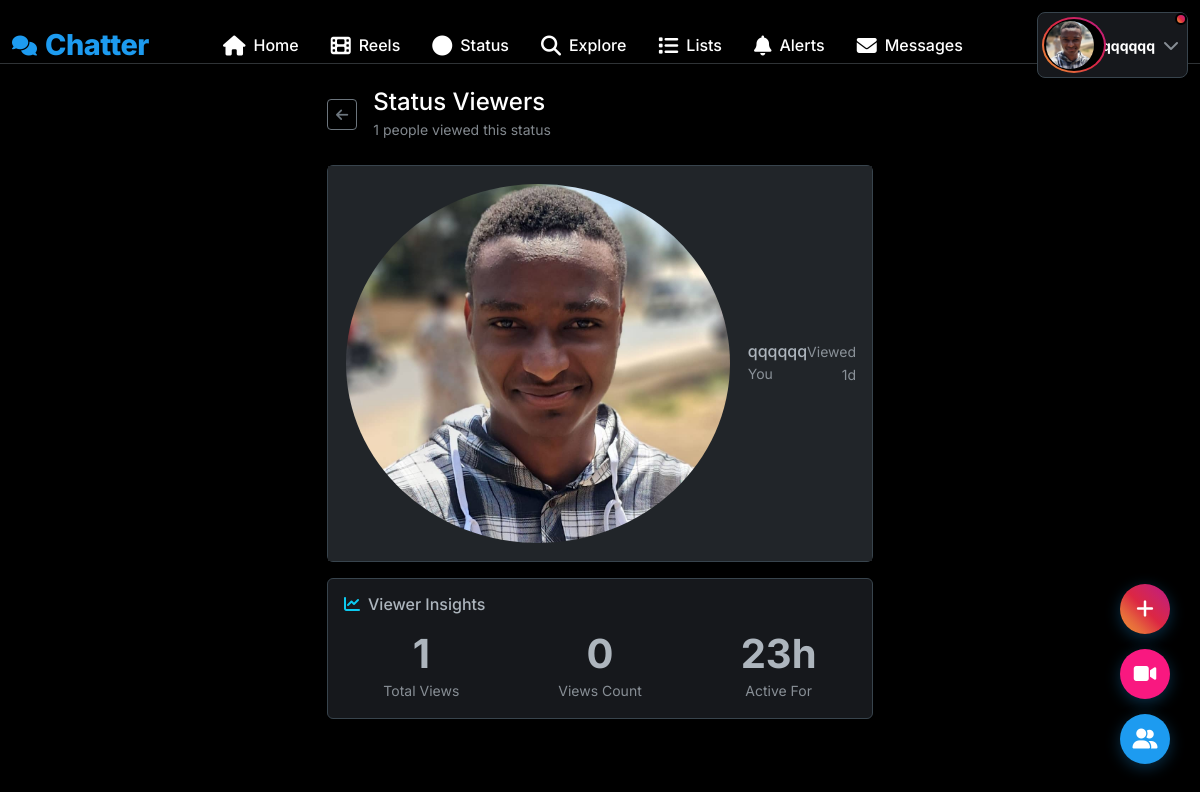
The app's page /status/1/viewers (signed in) with its own data.
### app.py (models this page shows, shortened)
class User(UserMixin, db.Model):
    id = db.Column(db.Integer, primary_key=True)
    username = db.Column(db.String(80), unique=True, nullable=False, index=True)
    email = db.Column(db.String(120), unique=True, nullable=False, index=True)
    password_hash = db.Column(db.String(200), nullable=False)
    bio = db.Column(db.String(500))
    location = db.Column(db.String(100))
    website = db.Column(db.String(200))
    profile_picture = db.Column(db.String(200), default='default.jpg')
    cover_picture = db.Column(db.String(200), default='default_cover.jpg')
    is_admin = db.Column(db.Boolean, default=False)
    created_at = db.Column(db.DateTime, default=datetime.utcnow)
    is_online = db.Column(db.Boolean, default=False)
    last_seen = db.Column(db.DateTime, default=datetime.utcnow)
    is_verified = db.Column(db.Boolean, default=False)
    posts = db.relationship('Post', backref='author', lazy='dynamic', cascade='all, delete-orphan')
    likes = db.relationship('Like', backref='user', lazy='dynamic', cascade='all, delete-orphan')
    comments = db.relationship('Comment', backref='author', lazy='dynamic', cascade='all, delete-orphan')
    notifications = db.relationship('Notification', backref='user', lazy='dynamic', cascade='all, delete-orphan')
    sent_messages = db.relationship('Message', foreign_keys='Message.sender_id', backref='sender', lazy='dynamic')
    received_messages = db.relationship('Message', foreign_keys='Message.receiver_id', backref='receiver', lazy='dynamic')
    bookmarks = db.relationship('Bookmark', backref='user', lazy='dynamic', cascade='all, delete-orphan')
    reports_made = db.relationship('Report', foreign_keys='Report.reporter_id', backref='reporter', lazy='dynamic')
    reports_received = db.relationship('Report', foreign_keys='Report.reported_id', backref='reported', lazy='dynamic')
    pinned_posts = db.relationship('PinnedPost', backref='user', lazy='dynamic', cascade='all, delete-orphan')
    created_lists = db.relationship('UserList', backref='creator', lazy='dynamic', cascade='all, delete-orphan')
    list_subscriptions = db.relationship('ListSubscriber', backref='subscriber', lazy='dynamic', cascade='all, delete-orphan')
    list_memberships = db.relationship('ListMember', backref='member', lazy='dynamic', cascade='all, delete-orphan')
    reels = db.relationship('Reel', backref='user', lazy='dynamic', cascade='all, delete-orphan')
    reel_likes = db.relationship('ReelLike', backref='liker', lazy='dynamic', cascade='all, delete-orphan')
    reel_comments = db.relationship('ReelComment', backref='author', lazy='dynamic', cascade='all, delete-orphan')
    reel_views = db.relationship('ReelView', backref='viewer', lazy='dynamic', cascade='all, delete-orphan')
    statuses = db.relationship('Status', backref='user', lazy='dynamic', cascade='all, delete-orphan')
    status_views = db.relationship('StatusView', backref='viewer', lazy='dynamic', cascade='all, delete-orphan')
    followed = db.relationship(
        'User', secondary=followers,
        primaryjoin=(followers.c.follower_id == id),
        secondaryjoin=(followers.c.followed_id == id),
        backref=db.backref('followers', lazy='dynamic'), lazy='dynamic')
    blocked = db.relationship(
        'User', secondary=blocked_users,
        primaryjoin=(blocked_users.c.blocker_id == id),
        secondaryjoin=(blocked_users.c.blocked_id == id),
        backref=db.backref('blocked_by', lazy='dynamic'), lazy='dynamic')
    def get_unread_message_count(self):
        return Message.query.filter_by(receiver_id=self.id, is_read=False).count()
    def get_unread_notification_count(self):
        return Notification.query.filter_by(user_id=self.id, is_read=False).count()

class StatusView(db.Model):
    id = db.Column(db.Integer, primary_key=True)
    user_id = db.Column(db.Integer, db.ForeignKey('user.id'), nullable=False)
    status_id = db.Column(db.Integer, db.ForeignKey('status.id'), nullable=False)
    viewed_at = db.Column(db.DateTime, default=datetime.utcnow)
    __table_args__ = (db.UniqueConstraint('user_id', 'status_id', name='unique_status_view'),)

class Status(db.Model):
    id = db.Column(db.Integer, primary_key=True)
    user_id = db.Column(db.Integer, db.ForeignKey('user.id'), nullable=False)
    media_type = db.Column(db.String(10), nullable=False)
    media_url = db.Column(db.String(500))
    text = db.Column(db.Text)
    background_color = db.Column(db.String(20))
    text_color = db.Column(db.String(20))
    font_size = db.Column(db.Integer, default=24)
    expires_at = db.Column(db.DateTime, nullable=False)
    created_at = db.Column(db.DateTime, default=datetime.utcnow)
    views_count = db.Column(db.Integer, default=0)
    views = db.relationship('StatusView', backref='status', lazy='dynamic', cascade='all, delete-orphan')

### app.py (the view)
@app.route('/status/<int:status_id>/viewers')
@login_required
def status_viewers(status_id):
    status = Status.query.get_or_404(status_id)
    if status.user_id != current_user.id:
        flash('You can only see viewers of your own status.', 'danger')
        return redirect(url_for('feed'))
    viewers = User.query.join(StatusView).filter(
        StatusView.status_id == status_id
    ).order_by(StatusView.viewed_at.desc()).all()
    return render_template('status/viewers.html', status=status, viewers=viewers)

### templates/status/viewers.html (shortened to what this page needs)
{% extends "base.html" %}
{% block content %}
<div class="container py-4">
    <div class="row justify-content-center">
        <div class="col-md-8 col-lg-6">
            <div class="d-flex align-items-center mb-4">
                <a href="javascript:history.back()" class="btn btn-sm btn-outline-secondary me-3">
                    <i class="fas fa-arrow-left"></i>
                </a>
                <div>
                    <h4 class="mb-0">Status Viewers</h4>
                    <small class="text-muted">{{ viewers|length }} people viewed this status</small>
                </div>
            </div>
            <div class="card glass-effect">
                <div class="card-body p-0">
                    {% if viewers and viewers|length > 0 %}
                    <div class="list-group list-group-flush">
                        {% for viewer in viewers %}
                        <div class="list-group-item d-flex align-items-center p-3">
                            <div class="position-relative me-3">
                                <img src="{{ get_user_avatar_url(viewer) }}"
                                     class="avatar"
                                     onerror="this.src='https://ui-avatars.com/api/?name={{ viewer.username }}&background=1d9bf0&color=fff'">
                            </div>
                            <div class="flex-grow-1">
                                <div class="d-flex justify-content-between align-items-center">
                                    <div>
                                        <h6 class="mb-0">{{ viewer.username }}</h6>
                                        <small class="text-muted">
                                            {% if viewer == current_user %}
                                            You
                                            {% else %}
                                            {{ viewer.followers.count() }} followers
                                            {% endif %}
                                        </small>
                                    </div>
                                    <div class="text-end">
                                        <small class="text-muted d-block">Viewed</small>
                                        <small class="text-muted">
                                            {% if viewer.status_views.first() %}
                                            {{ viewer.status_views.first().viewed_at|time_ago }}
                                            {% endif %}
                                        </small>
                                    </div>
                                </div>
                            </div>
                        </div>
                        {% endfor %}
                    </div>
                    {% endif %}
                </div>
            </div>
            <div class="card glass-effect mt-3">
                <div class="card-body">
                    <h6 class="mb-3"><i class="fas fa-chart-line me-2 text-info"></i>Viewer Insights</h6>
                    <div class="row text-center">
                        <div class="col-4">
                            <div class="display-6 fw-bold">{{ viewers|length }}</div>
                            <small class="text-muted">Total Views</small>
                        </div>
                        <div class="col-4">
                            <div class="display-6 fw-bold">{{ status.views_count }}</div>
                            <small class="text-muted">Views Count</small>
                        </div>
                        <div class="col-4">
                            <div class="display-6 fw-bold">
                                {% if status.created_at %}
                                {{ (datetime.utcnow() - status.created_at).seconds // 3600 }}h
                                {% else %}
                                0h
                                {% endif %}
                            </div>
                            <small class="text-muted">Active For</small>
                        </div>
                    </div>
                </div>
            </div>
        </div>
    </div>
</div>
{% endblock %}

### templates/base.html (shortened to what this page needs)
<!DOCTYPE html>
<html lang="en" data-bs-theme="dark">
<head>
    <link href="https://cdn.jsdelivr.net/npm/bootstrap@5.3.0/dist/css/bootstrap.min.css" rel="stylesheet">
    <link href="https://cdnjs.cloudflare.com/ajax/libs/font-awesome/6.4.0/css/all.min.css" rel="stylesheet">
</head>
<body>
    <nav class="top-nav">
        <div class="container-fluid">
            <div class="row align-items-center">
                <div class="col">
                    <div class="d-flex align-items-center justify-content-between">
                        <a href="{{ url_for('feed') if current_user.is_authenticated else url_for('login') }}" class="text-decoration-none">
                            <div class="d-flex align-items-center">
                                <i class="fas fa-comments fa-lg me-2" style="color: var(--primary-color);"></i>
                                <span class="logo">Chatter</span>
                            </div>
                        </a>
                        {% if current_user.is_authenticated %}
                        <div class="d-none d-md-flex align-items-center">
                            <a class="nav-link {% if request.endpoint == 'feed' %}active{% endif %}" href="{{ url_for('feed') }}">
                                <i class="fas fa-home fa-lg me-2"></i>
                                <span>Home</span>
                            </a>
                            <a class="nav-link {% if request.endpoint == 'reels_feed' %}active{% endif %}" href="{{ url_for('reels_feed') }}">
                                <i class="fas fa-film fa-lg me-2"></i>
                                <span>Reels</span>
                            </a>
                            <a class="nav-link {% if request.endpoint == 'status_feed' %}active{% endif %}" href="{{ url_for('status_feed') }}">
                                <i class="fas fa-circle fa-lg me-2"></i>
                                <span>Status</span>
                            </a>
                            <a class="nav-link {% if request.endpoint == 'search' %}active{% endif %}" href="{{ url_for('search') }}">
                                <i class="fas fa-search fa-lg me-2"></i>
                                <span>Explore</span>
                            </a>
                            <a class="nav-link {% if request.endpoint == 'lists' %}active{% endif %}" href="{{ url_for('lists') }}">
                                <i class="fas fa-list fa-lg me-2"></i>
                                <span>Lists</span>
                            </a>
                            <a class="nav-link {% if request.endpoint == 'notifications' %}active{% endif %}" href="{{ url_for('notifications') }}">
                                <i class="fas fa-bell fa-lg me-2"></i>
                                <span>Alerts</span>
                            </a>
                            <a class="nav-link {% if request.endpoint == 'messages' %}active{% endif %}" href="{{ url_for('messages') }}">
                                <i class="fas fa-envelope fa-lg me-2"></i>
                                <span>Messages</span>
                            </a>
                        </div>
                        {% endif %}
                        {% if current_user.is_authenticated %}
                        <div class="dropdown">
                            <button class="btn d-flex align-items-center text-decoration-none p-2 rounded-3 {% if current_user and has_active_status(current_user.id) %}has-status-indicator{% endif %}"
                                    style="background: var(--card-color); border: 1px solid var(--border-light); color: var(--text-primary);"
                                    type="button" data-bs-toggle="dropdown">
                                <div class="profile-with-status">
                                    <img src="{{ get_user_avatar_url(current_user) }}"
                                         class="profile-img-with-ring avatar-sm me-2">
                                </div>
                                <span class="fw-bold small">{{ current_user.username }}</span>
                                <i class="fas fa-chevron-down text-muted ms-2"></i>
                            </button>
                        </div>
                        {% else %}
                        <div class="d-flex gap-2">
                            <a href="{{ url_for('login') }}" class="btn btn-outline-primary btn-sm">Login</a>
                            <a href="{{ url_for('signup') }}" class="btn btn-primary btn-sm">Sign Up</a>
                        </div>
                        {% endif %}
                    </div>
                </div>
            </div>
        </div>
    </nav>
    <div class="main-content">
        <div class="container-fluid">
            {% block content %}{% endblock %}
        </div>
    </div>
    {% if current_user.is_authenticated %}
    <div class="bottom-right-widget">
        <button class="widget-btn create-status" onclick="createStatus()" title="Create Status">
            <i class="fas fa-plus"></i>
        </button>
        <button class="widget-btn create-reel" onclick="uploadReel()" title="Upload Reel">
            <i class="fas fa-video"></i>
        </button>
        <button class="widget-btn" onclick="toggleFollowersStatus()" title="Friends' Status">
            <i class="fas fa-user-friends"></i>
        </button>
    </div>
    {% endif %}
    <div id="toast-container" class="toast-container position-fixed top-0 end-0 p-3"></div>
</body>
</html>

### records on screen
User: profile_picture (picture), username "qqqqqq", shows "You", status_views.first "1d"
Status: views_count "0"

### other values on screen
{{ viewers|length }} "1"
